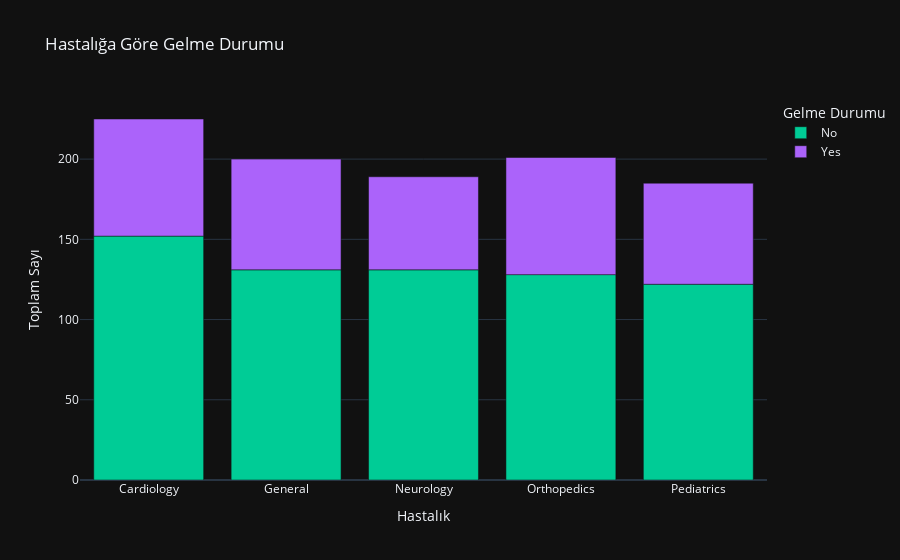

Notebook cell for this chart:
### Code cell
# Hastalığa göre gelip gelmeme durumuna göre gruplama
hastalik_gelme = data.groupby(['Disease', 'NoShow']).size().reset_index(name='count')

# Plotly ile bar grafiği oluşturma
fig = px.bar(hastalik_gelme, 
             x='Disease',
             y='count',
             color='NoShow',
             labels={'Disease': 'Hastalık', 'count': 'Toplam Sayı',
                     'NoShow': 'Gelme Durumu'},
             title='Hastalığa Göre Gelme Durumu',
             template='plotly_dark',
             color_discrete_map={1: '#1f77b4', 0: '#ff5733'})
fig.show()

### Figure 1 — Plotly figure (JSON) as saved in the notebook; plotly's stock layout.template omitted (floating-point values rounded to 4 significant figures)
{"data": [{"alignmentgroup": "True", "hovertemplate": "Gelme Durumu=No<br>Hastalık=%{x}<br>Toplam Sayı=%{y}<extra></extra>", "legendgroup": "No", "marker": {"color": "#00cc96", "pattern": {"shape": ""}}, "name": "No", "offsetgroup": "No", "orientation": "v", "showlegend": true, "textposition": "auto", "type": "bar", "x": ["Cardiology", "General", "Neurology", "Orthopedics", "Pediatrics"], "xaxis": "x", "y": [152, 131, 131, 128, 122], "yaxis": "y"}, {"alignmentgroup": "True", "hovertemplate": "Gelme Durumu=Yes<br>Hastalık=%{x}<br>Toplam Sayı=%{y}<extra></extra>", "legendgroup": "Yes", "marker": {"color": "#ab63fa", "pattern": {"shape": ""}}, "name": "Yes", "offsetgroup": "Yes", "orientation": "v", "showlegend": true, "textposition": "auto", "type": "bar", "x": ["Cardiology", "General", "Neurology", "Orthopedics", "Pediatrics"], "xaxis": "x", "y": [73, 69, 58, 73, 63], "yaxis": "y"}], "layout": {"barmode": "relative", "legend": {"title": {"text": "Gelme Durumu"}, "tracegroupgap": 0}, "title": {"text": "Hastalığa Göre Gelme Durumu"}, "xaxis": {"anchor": "y", "domain": [0, 1], "title": {"text": "Hastalık"}}, "yaxis": {"anchor": "x", "domain": [0, 1], "title": {"text": "Toplam Sayı"}}}}
